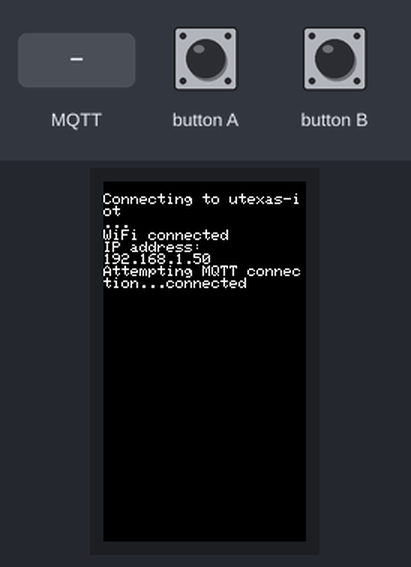
This sketch was run on a simulated ESP32. On the bench: 135×240 colour display. Inputs (shaded band) come from the test bench. WiFi joins after 1.5 s; servers stay silent unless stated; no MQTT or app messages arrive unless stated.

Above: at 2.8 s.
2.9 s: button A pressed for 0.15 s
At 4.9 s:
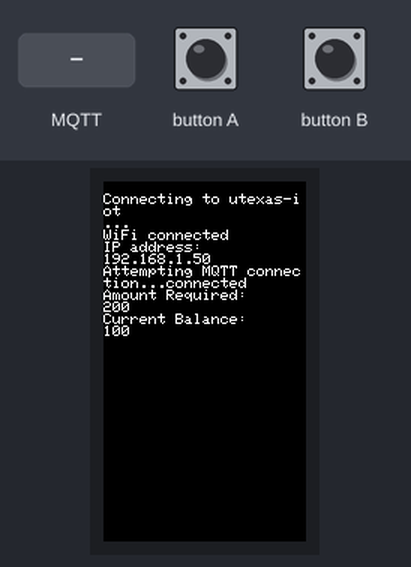
5.4 s: MQTT message "ReceiveMoney" arrives on the first subscribed topic
At 5.8 s:
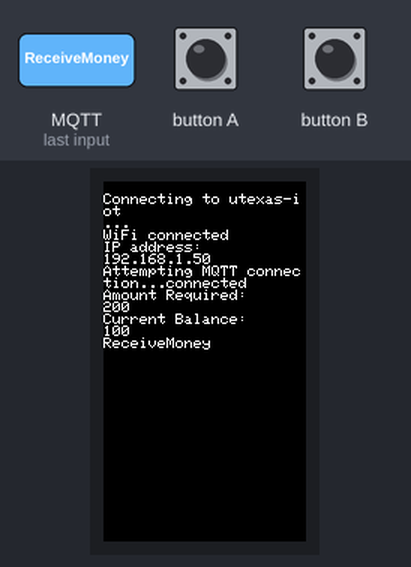
6.9 s: MQTT message "on" arrives on the first subscribed topic
8.4 s: MQTT message "5" arrives on the second subscribed topic
At 9.4 s:
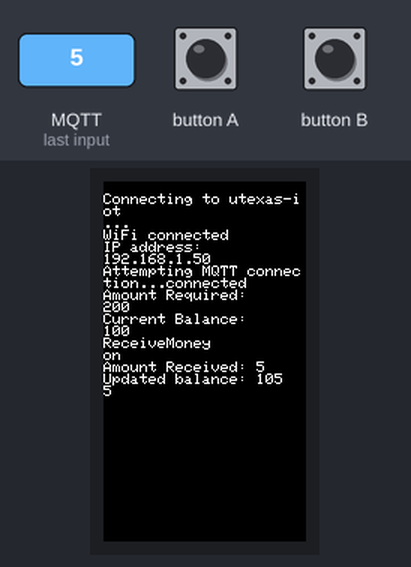
9.9 s: button A pressed for 1 s
At 11.4 s:
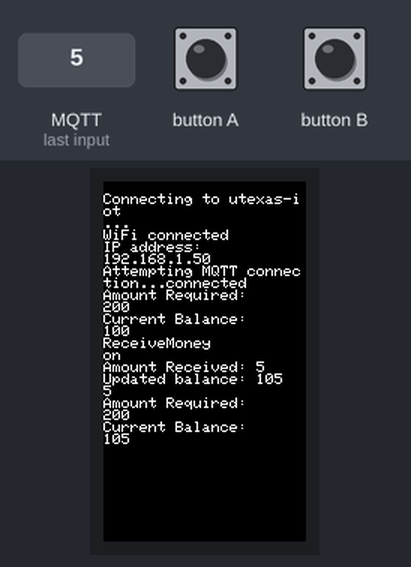
Timing chart, 0 to 12.9 s (numbered marks = the images above; inputs shaded):
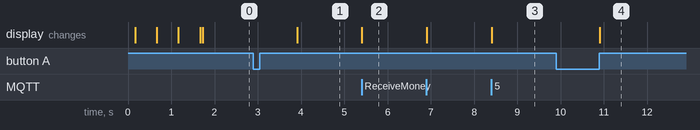

The sketch:

project_v1_receiver.ino.ino
```cpp
#include "M5StickCPlus.h"
#include <PubSubClient.h>
#include <WiFi.h>

//const char* ssid = "The Standard"; // TODO: Insert the right ssid and password!!
//const char* password = "B491C6023AEDF578";

// wifi network
const char* ssid   	= "utexas-iot";
//const char* ssid   	= "TheNine_Resident_WiFi";
// wifi password utexas
const char* password   = "93013329667666155260";
//const char* password   = "sofa007vast";
// broker that mediates the connection between publisher and subscriber
const char* mqtt_server = "test.mosquitto.org";
//const char* buttonTopic = "button_press";
//const char* mqtt_server = "10.2.76.253";

// declare objects for establishing wifi connectivity
WiFiClient espClient;
PubSubClient* client;

// keep track of the last time a message was sent or an action was performed
// control when a new message is sent in response to a button press
unsigned long lastMsg = 0;
// defines a constant for buffer size
#define MSG_BUFFER_SIZE (50)
char msg[MSG_BUFFER_SIZE];
char msg2[20];

//char currentBalance[MSG_BUFFER_SIZE];
int currentBalance = 100;
int amountToSend = 200;
//int amountRequested = 0;
int receivedGlobal = 0;


// connecting to wifi
void setup_wifi() {
  delay(10);
  // We start by connecting to a WiFi network
  M5.Lcd.println();
  // print connecting to
  M5.Lcd.print("Connecting to ");
  // print ssid
  M5.Lcd.println(ssid);
  // connect to wifi
  WiFi.begin(ssid, password);

  // while in the process of connecting, print a .
  while (WiFi.status() != WL_CONNECTED) {
	delay(500);
	M5.Lcd.print(".");
	}
  // seed random number generator with a random value based on the microsecond
  // time since the device was powered on/
  randomSeed(micros());

  // print wifi connected and IP when the wifi is connected
  M5.Lcd.println("");
  M5.Lcd.println("WiFi connected");
  M5.Lcd.println("IP address: ");
  M5.Lcd.println(WiFi.localIP());
}

// function handles incoming MQTT messages.
// ONLY NEEDED FOR SUBSCRIBER AND NOT PUBLISHER
// but I still included it for future records.
// Called when a message is received from MQTT broker, and prints the received message to the M5StickC Plus
void callback(char* topic, byte* payload, unsigned int length) {

  // prints message arrive and the topic
  // M5.Lcd.print("Message arrived [");
  // M5.Lcd.print(topic);
  // M5.Lcd.print("] ");

  // Handle MQTT message
  payload[length] = '\0'; // Null-terminate the payload

  String message = String((char *)payload);

  // Check the topic and convert string to integer accordingly
  if (strcmp(topic, "ReceiveMoney") == 0) {
	// Extract the payload into a string
	String payloadStr = "";
	for (int i = 0; i < length; i++) {
  	payloadStr += (char)payload[i];
  	}
	// Convert the payload string to an integer
	int amountReceived = payloadStr.toInt();
	receivedGlobal = amountReceived;

	M5.Lcd.print("Amount Received: ");
	M5.Lcd.println(amountReceived);
  }

  if (receivedGlobal > 0) {
	currentBalance += receivedGlobal;
	M5.Lcd.print("Updated balance: ");
	M5.Lcd.println(currentBalance);
  }


  // iterates through the payload byte array, prints each character in the payload
  for (int i = 0; i < length; i++) {
	// the payload is the actual data or message content being transmitted from the publisher to the subscriber
	M5.Lcd.print((char)payload[i]);
  }
  M5.Lcd.println();
}

void reconnect() {
  // Loop until we’re reconnected
  while (!client->connected()) {
	M5.Lcd.print("Attempting MQTT connection...");
	// Create a random client ID
	String clientId = "ESP8266Client - MyClient2"; // TODO: only one client with a unique name per broker!!
	// Attempt to connect
	if (client->connect(clientId.c_str())) {
  	// Insert your password
  	M5.Lcd.println("connected");
  	// Receiving "amount sent"
  	client->subscribe("AhladTopic");
  	// receiving the amount which whill be added to my currentBalance
  	client->subscribe("ReceiveMoney"); // TODO: the subscriber should do this, the publisher should not!!
  	// otherwise!
  	// For when the client does not have sufficient funds
  	client->subscribe("AhladTopicNew");

	} else {
  	// if it didn't connect, print that it failed
  	M5.Lcd.print("failed, rc = ");
  	// print the return code from the client's state. It returns an integer that represents the connection state of the MQTT client
  	M5.Lcd.print(client->state());
  	// Wait 5 seconds before retrying
  	M5.Lcd.println(" try again in 5 seconds");
  	delay(5000);
	}
  }
}

// this function initializes the M5StickC Plus hardware
void setup() {
  // initializing the hardware, setting up display and other components
  M5.begin();
  // sets up the Wi-Fi connection
  setup_wifi();
  // establishing a new instance of PubSubClient
  client = new PubSubClient(espClient);
  // MQTT broker's address and MQTT broker's port are configured. Tells MQTT client where to connect for message exchange
  client->setServer(mqtt_server, 1883);
  // sets the callback function, which handles incoming messages
  client->setCallback(callback);
}

void loop() {
  // check if MQTT client is connected to the broker
  if (!client->connected()) {
	// if not connected, reconnect
	reconnect();
  }
  // processing incoming MQTT messages and maintaining the MQTT connection
  client->loop();

   // Check if the button is pressed and then publish a message
  if (M5.BtnA.wasPressed()) {
	// records the current time in milliseconds when button was pressed
	lastMsg = millis();
	// prepares a message to be published. Stores "button was pressed" in msg variable
	snprintf(msg, MSG_BUFFER_SIZE, "Amount required: ");
	// The topic that sends the amount I request
	String topic = "SendMoney";
	// converting amountToSend to a string to SEND
	char payload[10];
	snprintf(payload, sizeof(payload), "%d", amountToSend);
	// Sending "Amount required: 40"
	client->publish("FloraTopic", msg); // Replace with the actual topic to publish
	client->publish(topic.c_str(), payload);
	delay(1000);

	// On my own device, print Amount Required: 40 and Current Balance: 100
	M5.Lcd.println("Amount Required: ");
	M5.Lcd.println(amountToSend);
	// print "current balance"
	M5.Lcd.println("Current Balance: ");
	M5.Lcd.println(currentBalance);
	// the message is published to NQTT topoic named FloraTopic with the message in msg

  }

  // update hardware components
  M5.update(); // Update the M5StickC to get the latest button press events
}
```

Measured:
- after the input at 2.9 s, the display: changes after 1.0 s (image 1)
- after the input at 5.4 s, the display: changes at once (image 2)
- after the input at 8.4 s, the display: changes at once (image 3)
- after the input at 9.9 s, the display: changes after 1.0 s (image 4)
